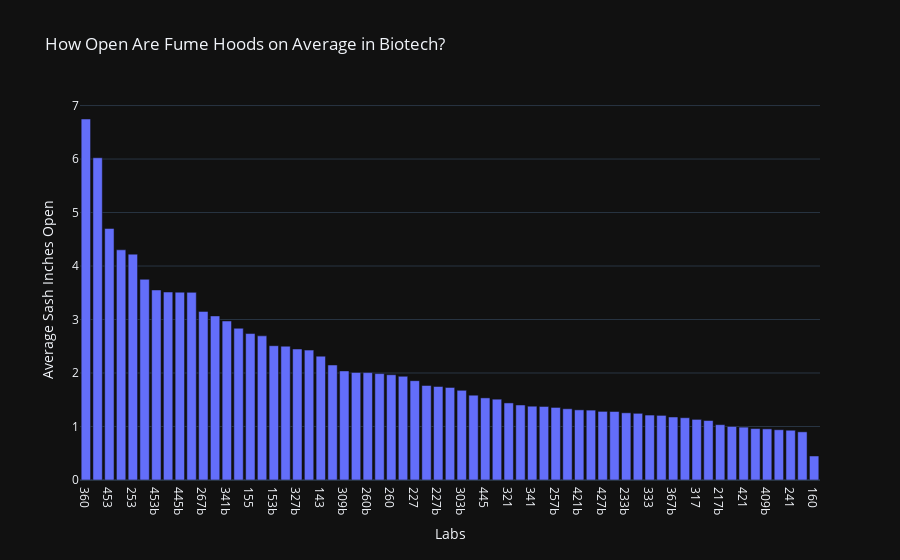

Here is the notebook cell this chart was saved with:
### Code cell
array_list = [i for i in query_list]
average_list = [np.mean(array_list[i]["value"]) for i in range(len(array_list))]
average_list

labs = combined["Lab"]
data = {"Labs":labs, "Average Sash Inches Open":average_list}
inchesdf = pd.DataFrame(data)
inchesdf = inchesdf.sort_values(by = "Average Sash Inches Open", ascending =False)
inchesdf = inchesdf.drop([41,48,57])

display(inchesdf)

fig = px.bar(inchesdf, x = "Labs", y = "Average Sash Inches Open", title = "How Open Are Fume Hoods on Average in Biotech?")
fig.write_image("C:\\Users\\Rob\\Desktop\\ESW\\Fume\\sash_across_labs.png",scale=4)
fig.show()

### Figure 1 — Plotly figure (JSON) as saved in the notebook; plotly's stock layout.template omitted (floating-point values rounded to 4 significant figures)
{"data": [{"alignmentgroup": "True", "hovertemplate": "Labs=%{x}<br>Average Sash Inches Open=%{y}<extra></extra>", "legendgroup": "", "marker": {"color": "#636efa", "pattern": {"shape": ""}}, "name": "", "offsetgroup": "", "orientation": "v", "showlegend": false, "textposition": "auto", "type": "bar", "x": ["360", "g54", "453", "403b", "253", "147b", "453b", "267", "445b", "327", "267b", "303", "341b", "457b", "155", "457", "153b", "367", "327b", "153", "143", "441", "309b", "403", "260b", "141", "260", "309", "227", "333b", "227b", "233", "303b", "321b", "445", "253b", "321", "221", "341", "360b", "257b", "433", "421b", "345", "427b", "241b", "233b", "417", "333", "441b", "367b", "257", "317", "221b", "217b", "417b", "421", "317b", "409b", "418", "241", "318", "160"], "xaxis": "x", "y": [6.749, 6.024, 4.703, 4.303, 4.222, 3.752, 3.553, 3.514, 3.511, 3.508, 3.152, 3.067, 2.972, 2.836, 2.738, 2.695, 2.51, 2.501, 2.449, 2.428, 2.315, 2.15, 2.039, 2.011, 2.008, 1.989, 1.968, 1.939, 1.857, 1.767, 1.749, 1.731, 1.676, 1.585, 1.535, 1.511, 1.441, 1.403, 1.38, 1.375, 1.357, 1.332, 1.311, 1.306, 1.283, 1.281, 1.256, 1.247, 1.214, 1.208, 1.178, 1.164, 1.133, 1.112, 1.034, 1.001, 0.9883, 0.9614, 0.9558, 0.9392, 0.93, 0.9004, 0.4492], "yaxis": "y"}], "layout": {"barmode": "relative", "legend": {"tracegroupgap": 0}, "title": {"text": "How Open Are Fume Hoods on Average in Biotech?"}, "xaxis": {"anchor": "y", "domain": [0, 1], "title": {"text": "Labs"}}, "yaxis": {"anchor": "x", "domain": [0, 1], "title": {"text": "Average Sash Inches Open"}}}}
